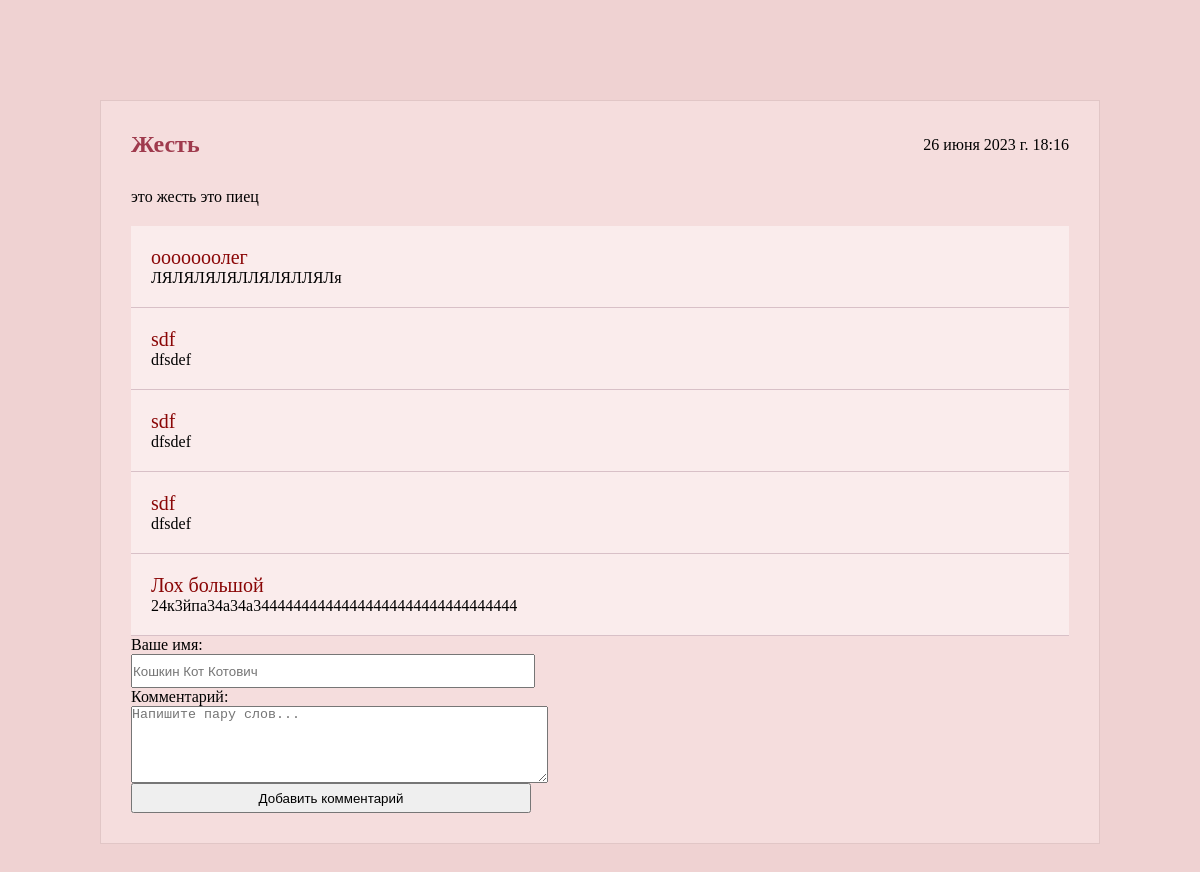
/post/15, run on the app's committed database.
### posts/models.py (models this page shows, shortened)
class Post(models.Model):
    title=models.CharField(max_length=50, verbose_name="Заголовок")
    text=models.TextField(blank=False, verbose_name="Текст")
    image=models.ImageField(upload_to="%Y/%m/%d/", verbose_name="Изображение", blank=True, null=True)
    create_date=models.DateTimeField(auto_now_add=True, verbose_name="Дата публикации")
    class Meta:
        verbose_name = "Пост"
        verbose_name_plural = "Посты"
        ordering = ["-create_date"]

class Comment(models.Model):
    name = models.CharField(max_length=32, verbose_name='Ваше имя:')
    text = models.TextField(blank=False, verbose_name='Текст отзыва:')
    create_date = models.DateTimeField(auto_now=True, verbose_name='Дата')
    post = models.ForeignKey(Post, on_delete=models.CASCADE)
    class Meta():
        verbose_name = 'Комментарий'
        verbose_name_plural = 'Комментарии'
        ordering = ['-create_date',]

### posts/views.py (the view)
# urls.py: path('post/<int:post_pk>', post_detail_view, name='post'),
def post_detail_view(request, post_pk):
    post = Post.objects.get(pk=post_pk)
    if request.method == "POST":
        form = CommentForm(request.POST)
        if form.is_valid():
            comment = form.save(commit = False)
            comment.post = post
            comment.save()
            form = CommentForm()
    else:
        form = CommentForm()
    comments = Comment.objects.filter(post=post)
    context = {'post_detail': post, 'comments': comments, 'comment_form': form}
    return render(request, 'posts/post_detail.html', context)

### posts/forms.py
class CommentForm(forms.ModelForm):
    class Meta:
        model = Comment
        fields = ('name', 'text')
    name = forms.CharField(max_length = 50,
                           min_length = 3,
                           label = "Ваше имя",
                           widget = forms.TextInput(attrs={'placeholder': 'Кошкин Кот Котович'}))
    text = forms.CharField(max_length=600,
                           label = "Комментарий",
                           widget = forms.Textarea(attrs={'cols':50, 'rows': 5, 'placeholder': 'Напишите пару слов...'}))

### posts/templates/posts/post_detail.html (shortened to what this page needs)
{%extends 'root.html'%}
{%block content%}
<div class="layout">
<div class="content">
    <div class="h_content"><h2>{{post_detail.title}}</h2>{{post_detail.create_date}}</div>
    <p>{{post_detail.text}}</p>
    <div style="background-color: #ffffff6b; width: 100%; margin-top: 20px;">
    {%for com in comments%}
    <div style="padding: 20px; border-bottom: 1px solid #91647b54;;">
        <p style="font-size: 20px; color: rgb(138, 6, 6);">{{com.name}}</p>
        <p>{{com.text}}</p>
    </div>
    {%endfor%}
    </div>
    <form action="" method="post"  style="display: flex; flex-direction: column;">
        {{ comment_form }}
        <input type="submit" value="Добавить комментарий">
    </form>
    </div>
</div>
{%endblock%}

### static/css/style.css (style rules this page uses)
* { margin: 0; padding: 0; }
.layout { background-color: rgb(239 210 210); height: 100%; padding: 100px; }
.content { border: 1px solid #e1c6c6; display: flex; flex-direction: column; align-items: flex-start; padding: 30px; background-color: #f9e7e791; }
h2 { color: #9f3a4d; margin-right: 20px; }
.h_content { display: flex; align-items: center; width: 100%; justify-content: space-between; margin-bottom: 30px; }
input { height: 30px; width: 400px; }

### data on the page
Post: title "Жесть", create_date "26 июня 2023 г. 18:16", text "это жесть это пиец"
Comment: name "ооооооолег", text "ЛЯЛЯЛЯЛЯЛЛЯЛЯЛЛЯЛя"
Comment: name "sdf", text "dfsdef"
Comment: name "sdf", text "dfsdef"
Comment: name "sdf", text "dfsdef"
Comment: name "Лох большой", text "24к3йпа34а34а344444444444444444444444444444444"
